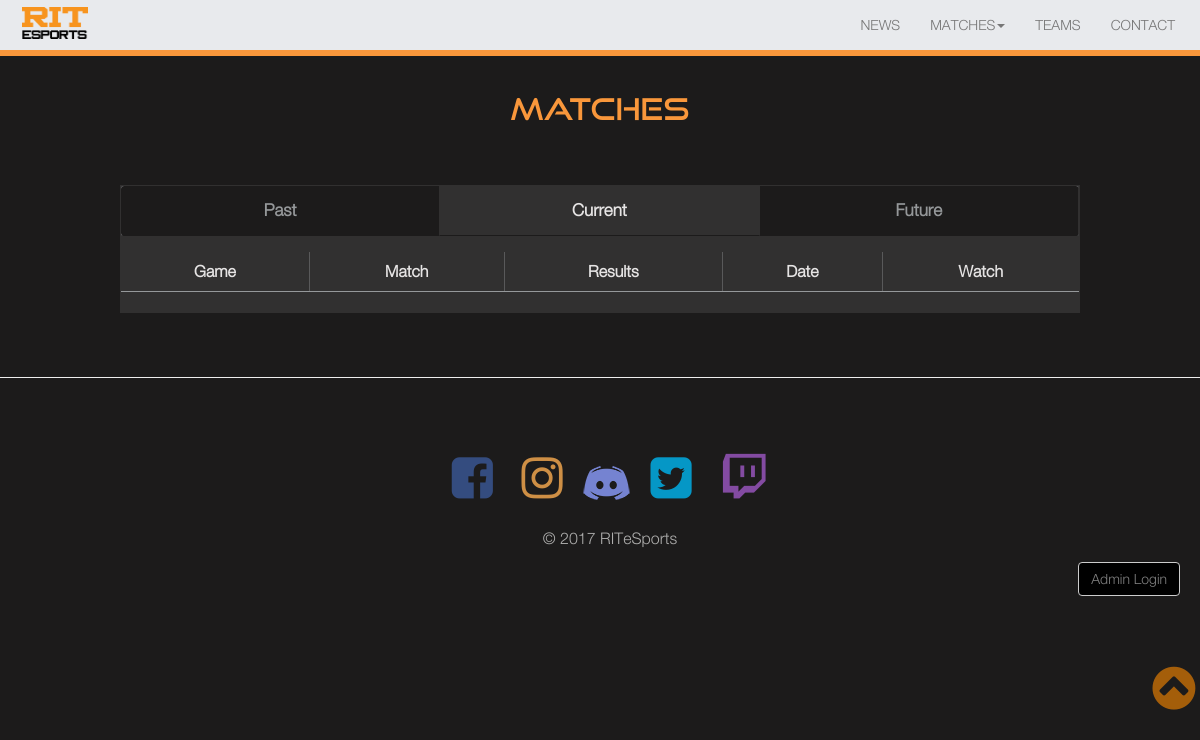
The app's page /matches.php, older data.
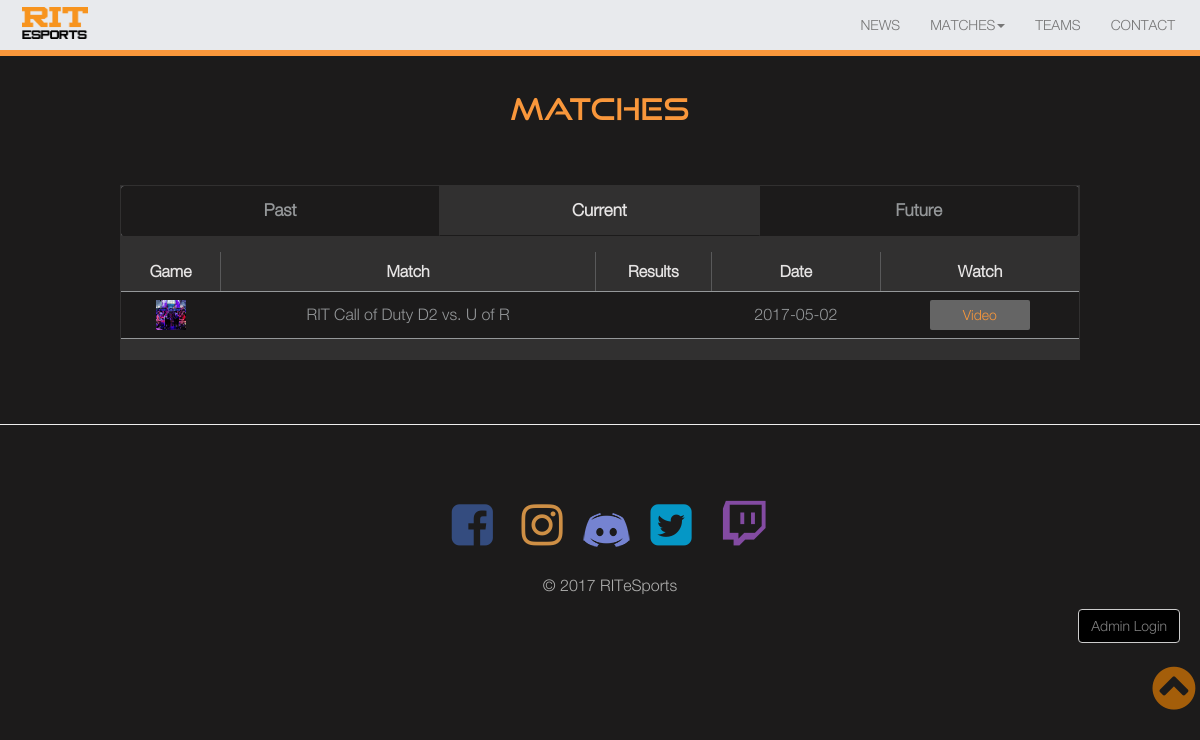
The same page, newer data.
### tables this page shows
CREATE TABLE "MATCHES" (
	`MATCH_ID`	INTEGER NOT NULL PRIMARY KEY AUTOINCREMENT,
	`GAME`	TEXT,
	`GAME_LOGO_URL`	TEXT NOT NULL,
	`RIT_TEAM_ID`	TEXT NOT NULL,
	`OPPONENT`	TEXT NOT NULL,
	`SCORE`	TEXT DEFAULT '0-0',
	`DATE`	TEXT NOT NULL,
	`VIDEO_URL`	TEXT
);

### matches.php (the view, shortened to what this page needs)
<?php
    if(array_key_exists('type',$_GET)){
        $matchType = intval($_GET['type']);
    }else{
        $matchType = 'current';
    }
?>
<!DOCTYPE html>
<html lang="en">
<head>
  <?php include 'includes/head.php';?>
</head>
<body>
    <?php include 'includes/navmenu.php';?>
	<main>
		<h2 class="page_title">MATCHES</h2>
        <div class="matches-container">
        <div class="tab_matches">
            <a href="matches.php?type=past">
                <button class="tablinks <?php if($matchType === 'past'){ echo 'active'; } ?>">Past</button>
            </a>
            <a href="matches.php?type=current">
                <button class="tablinks <?php if($matchType === 'current'){ echo 'active'; } ?>">Current</button>
            </a>
            <a href="matches.php?type=future">
                <button class="tablinks <?php if($matchType === 'future'){ echo 'active'; } ?>">Future</button>
            </a>
        </div>
        <?php if($matchType === 'past'): ?>
            <div id="Past" class="tabcontent">
                <table class="table table-striped">
                    <thead>
                        <tr>
                            <th>Game</th>
                            <th>Match</th>
                            <th>Results</th>
                            <th>Date</th>
                            <th>Watch</th>
                        </tr>
                    </thead>
                    <tbody>
					<?php
						class ESportsDB extends SQLite3
						{
							function __construct()
							{
								$this->open('db/sqlite/sqlite-tools-win32-x86-3180000/ESports.db');
							}
						}
						$esports_db = new ESportsDB();
						if(!$esports_db)
						{
							echo $esports_db->lastErrorMsg();
						}
						$esports_db->exec("ATTACH DATABASE 'ESports.db' AS 'esports'");
						$todays_date = date('m/d/y');
						$today = date_create($todays_date);
						$match_list = $esports_db->query("SELECT * FROM MATCHES");
                        while($match = $match_list->fetchArray(SQLITE3_ASSOC))
                        {
                            $match_date = date_create($match['DATE']);
						    if($match_date < $today)
							{
								$game = $match['GAME'];
								$game_logo_url = $match['GAME_LOGO_URL'];
								$rit_team = $match['RIT_TEAM_ID'];
								$opponent = $match['OPPONENT'];
								$score = $match['SCORE'];
								$video_link = $match['VIDEO_URL'];
								echo "<tr><td>";
								echo "<img src='$game_logo_url' alt='$game Logo' title='$game Logo'></td>";
								echo "<td id='match-cell'>$rit_team vs. $opponent</td>";
								echo "<td>$score</td>";
								$match_date_string = date_format($match_date, 'Y-m-d');
								echo "<td>$match_date_string</td>";
								echo "<td><button type='button' class='btn btn-default btn-lg watch_video_button'>Video</button><button type='button' class='btn btn-default btn-lg watch_video_icon'><i class='fa fa-video-camera'></i></button></td></tr>";
							}
						}
                        echo "</tbody></table></div>";
					?>
        <?php else: ?>
            <div id="Current" class="tabcontent">
                <table class="table table-striped">
                    <thead>
                        <tr>
                            <th>Game</th>
                            <th>Match</th>
                            <th>Results</th>
                            <th>Date</th>
                            <th>Watch</th>
                        </tr>
                    </thead>
                    <tbody>
					<?php
						$esports_db = new ESportsDB();
						$esports_db->exec("ATTACH DATABASE 'ESports.db' AS 'esports'");
						$todays_date = date('m/d/y');
						$today = date_create($todays_date);
						$match_list = $esports_db->query("SELECT * FROM MATCHES");
                        while($match = $match_list->fetchArray(SQLITE3_ASSOC))
                        {
                            $match_date = date_create($match['DATE']);
						    if($match_date == $today)
							{
								$game = $match['GAME'];
								$game_logo_url = $match['GAME_LOGO_URL'];
								$rit_team = $match['RIT_TEAM_ID'];
								$opponent = $match['OPPONENT'];
								$score = $match['SCORE'];
								echo "<tr><td>";
								echo "<img src='$game_logo_url' alt='$game Logo' title='$game Logo'></td>";
								echo "<td>$rit_team vs. $opponent</td>";
								echo "<td>$score</td>";
								$match_date_string = date_format($match_date, 'Y-m-d');
								echo "<td>$match_date_string</td>";
								echo "<td><button type='button' class='btn btn-default btn-lg watch_video_button'>Video</button></td></tr>";
							}
						}
                        echo "</tbody></table></div>";
                    ?>
        <?php endif; ?>
</div>
    </main>
    <hr id="footer_line">
    <?php include 'includes/footer.php';?>
</body>
</html>

### includes/head.php (shortened to what this page needs)
<link rel="stylesheet" href="https://maxcdn.bootstrapcdn.com/bootstrap/3.3.7/css/bootstrap.min.css">
<link rel="stylesheet" href="css/font-awesome.min.css">
<link rel="stylesheet" href="css/jquery.fancybox.min.css">
<link rel="stylesheet" href="css/rogue6_project1_styles.css">

### includes/navmenu.php (shortened to what this page needs)
<nav class="navbar navbar-default navbar-fixed-top">
    <div class="container-fluid">
        <div class="navbar-header">
            <a class="navbar-left" href="index.php">
			    <img id="header_logo" src="media/esports_assets/Logo1.png" alt="RIT eSports Logo" title="RIT eSports Logo">
			</a>
        </div>
		<div class="collapse navbar-collapse" id="esports_navbar">
			<ul class="nav navbar-nav navbar-right">
				<li>
					<a href="index.php#news_and_events">NEWS</a>
				</li>
				<li class="active dropdown">
					<a class="dropdown-toggle" data-toggle="dropdown" href="#">MATCHES<span class="caret"></span></a>
				</li>
				<li class="dropdown">
					<a href="teams.php">TEAMS</a>
				</li>
				<li>
					<a href="contact.php">CONTACT</a>
				</li>
			</ul>
		</div>
    </div>
</nav>

### includes/footer.php
 <footer>
 <a href="#" class="back-to-top" style="display: inline;">
 <i class="fa fa-chevron-circle-up"></i>
 </a>
     <div class="row center-all" id="social-icons">
         <a href="http://www.facebook.com/esportsrit" target="_blank"><i class="fa fa-facebook-square fa-3x"></i></a>
         <a href="http://www.instagram.com/ritesports" target="_blank"><i class="fa fa-instagram fa-3x"></i></a>
         <a href="https://discord.gg/XvcyYgQ" target="_blank"><img class="discord-logo" src="media/discord_logo.png" alt="Discord logo" /></a>
         <a href="http://www.twitter.com/ritesports" target="_blank"><i class="fa fa-twitter-square fa-3x"></i></a>
         <a href="http://www.twitch.tv/ritesports" target="_blank"><i class="fa fa-twitch fa-3x"></i></a>
     </div>
     <div class="row text-center">
         <p id="copyright">
    &copy; <?php echo date("Y"); ?> RITeSports
</p>
     </div>
     <div class="row">
         <a href="admin_login.php">
             <button type="button" class="btn btn-default" id="admin_login_button">Admin Login</button>
         </a>
     </div>
 </footer>

### css/rogue6_project1_styles.css (style rules this page uses)
* { margin: 0px; max-width: 100%; padding: 0px; }
.center-all { margin: auto; text-align: center; }
#header_logo { width: 80px; height: auto; padding: 7px; }
.navbar { background-color: #e8eaed; padding-right: 10px; border-bottom: 6px solid #f9973b; border-radius: 0; font-size: 14px; }
.navbar-default .navbar-nav>.active>a { color: #777777; background-color: transparent; }
h2 { font-family: heading-font; }
.btn-group-lg>.btn, .btn-lg { width: 150px; height: 50px; line-height: 50px; padding: 0px; font-size: 16px; background-color: #f9973b; color: white; border-radius: 2px; border: none; }
.watch_video_button { margin: auto; display: block; width: 100px; line-height: 30px; height: 30px; font-size: 14px; background-color: #656565; color: #f9973b; }
#header_logo { display: inline; }
li a { color: #f9973b; text-decoration: none; }
body { font-family: body-font; color: #afafae; background-color: #1C1B1B; font-size: 16px; line-height: 180%; }
main { margin: auto; padding: 2em 0 4em; width: 80%; }
.row { margin-left: 0; margin-right: 0; max-width: 100%; }
.page_title { color: #f9973b; text-align: center; margin: 60px 0 60px 0; }
#admin_login_button { background-color: black; color: gray; float: right; clear: none; margin-right: 20px; }
.discord-logo { margin: 0.25em; padding-bottom: 1em; }
.fa { margin: 0.25em; text-shadow: none; }
.fa-facebook-square { color: #3b5998; }
.fa-instagram { color: #fbad50; }
.fa-twitch { color: #9D57C4; }
.fa-twitter-square { color: #00B6F1; }
div.tab_matches { overflow: hidden; background-color: #e8eaed; color: #000000; border-radius: 3px; margin-bottom: 1em; }
div.tab_matches a { color: #000000; }
.matches-container { background-color: #313030; padding: 1px; }
div.tab_matches button { font-weight: 600; background-color: #1C1B1B; color: #95989A; float: left; border: none; outline: none; cursor: pointer; padding: 10px; transition: 0.3s; font-size: 17px; width: 33.33%; border-right:0.5px solid #313030; border-bottom:0.5px solid #1C1B1B; border-radius: 0px; }
div.tab_matches button.active { background-color: #313030; color: #E6E4E4; border-radius: 0px; }
table { text-align: center; }
th { text-align: center; color: #E6E4E4; border-right: 0.1px solid #59595A; }
th:last-child { border-right: none; }
td { color: #95989A; }
.table-striped>tbody>tr:nth-of-type(odd) { background-color: #1C1B1B; }
.table>tbody>tr>td, .table>tbody>tr>th, .table>tfoot>tr>td, .table>tfoot>tr>th, .table>thead>tr>td, .table>thead>tr>th { border-bottom: 0.2px solid #95989A; vertical-align: middle; }
.table>tbody>tr>td>img { width: 30px; height: 30px; }
.back-to-top { background: none; margin: 0; position: fixed; bottom: 100px; right: 10px; width: 50px; height: 50px; z-index: 100; display: none; text-decoration: none; color: darkorange; opacity: 0.6; text-shadow: none; }
.back-to-top i { font-size: 50px; }
#footer_line { margin-top: 0; }
footer { margin-bottom: 20px; margin-left: 20px; }
#social-icons { margin-top: 4em; }
#social-icons a { opacity: 0.8; }
.watch_video_button { display: block; }

Row changes from the older to the newer data that the page shows:
now on this page (row edited): matches: GAME_LOGO_URL (picture), RIT_TEAM_ID "RIT Call of Duty D2", OPPONENT "U of R", DATE "2017-05-02"
